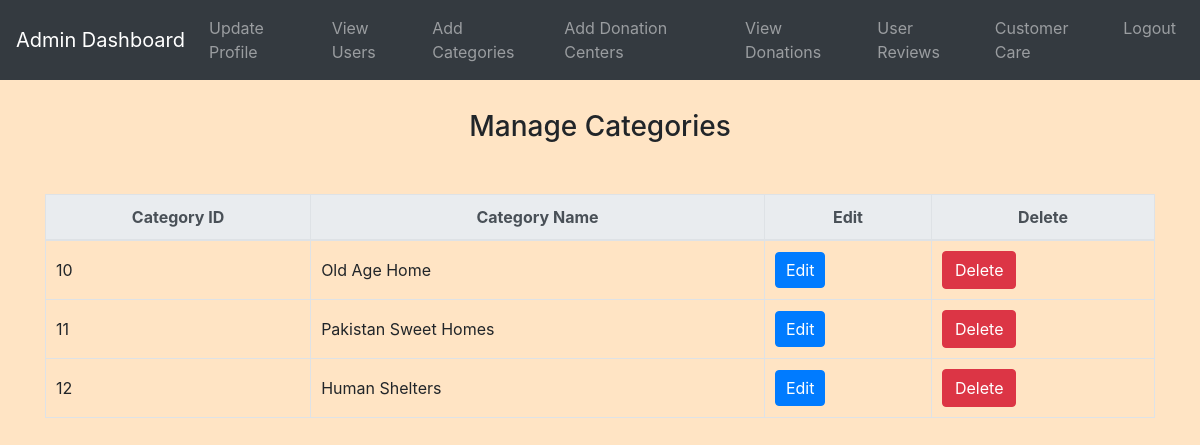
Page /admin/view_categories.php (signed in) on the committed database.
### tables this page shows
CREATE TABLE `categories` (
  `id` int(11) NOT NULL,
  `name` varchar(255) NOT NULL
);

### admin/view_categories.php (the view, shortened to what this page needs)
<?php
include('config.php');
$select_query = "SELECT id, name FROM categories";
$result = $conn->query($select_query);
$categories = [];
if ($result->num_rows > 0) {
    while ($row = $result->fetch_assoc()) {
        $categories[] = $row;
    }
}
?>
<!DOCTYPE html>
<html>
<head>
    <link rel="stylesheet" href="https://stackpath.bootstrapcdn.com/bootstrap/4.5.2/css/bootstrap.min.css">
    <link rel="stylesheet" href="../css/style.css">
</head>
<body>
<?php include('admin_navbar.php'); ?>
<div class="container mt-4">
    <h3>Manage Categories</h3>
    <div class="table-responsive mt-4">
        <table class="table table-bordered">
            <thead class="thead-light">
                <tr>
                    <th>Category ID</th>
                    <th>Category Name</th>
                    <th>Edit</th>
                    <th>Delete</th>
                </tr>
            </thead>
            <tbody>
                <?php foreach ($categories as $category) : ?>
                    <tr>
                        <td><?php echo $category['id']; ?></td>
                        <td><?php echo $category['name']; ?></td>
                        <td><a href="edit_category.php?id=<?php echo $category['id']; ?>" class="btn btn-primary">Edit</a></td>
                        <td>
                            <a href="?delete=<?php echo $category['id']; ?>" class="btn btn-danger" onclick="return confirm('Are you sure you want to delete this category?')">Delete</a>
                        </td>
                    </tr>
                <?php endforeach; ?>
            </tbody>
        </table>
    </div>
</div>
</body>
</html>

### css/style.css (style rules this page uses)
body { background-color: bisque; }
h1, h2, h3, h4 { text-align: center; margin-top: 30px; margin-bottom: 30px; }
.table { width: 100%; border-collapse: collapse; margin-top: 20px; }
.table th, .table td { padding: 10px; border: 1px solid #dee2e6; }
.table thead th { background-color: #f8f9fa; font-weight: bold; text-align: center; }
.table tbody td { vertical-align: middle; }
.btn-primary { padding: 5px 10px; }

### rows in the picture
categories: id "10", name "Old Age Home"
categories: id "11", name "Pakistan Sweet Homes"
categories: id "12", name "Human Shelters"
